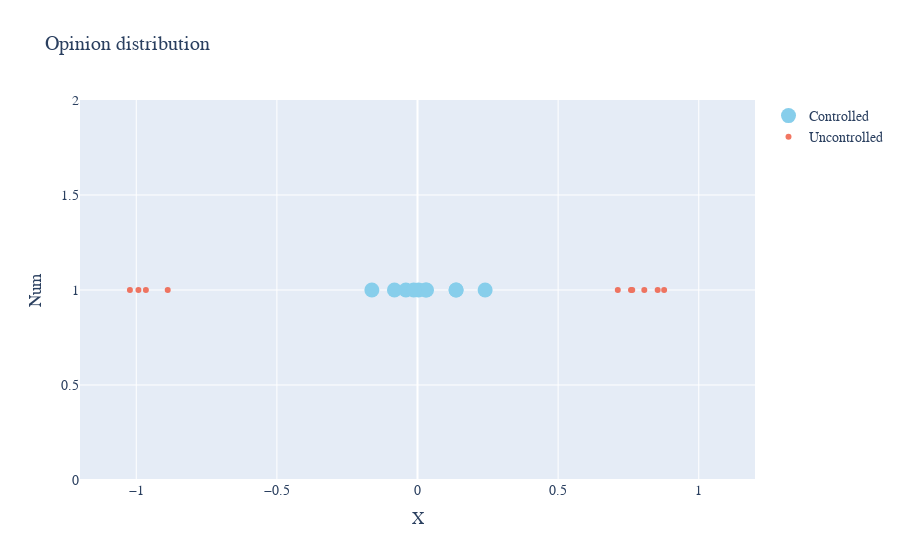

Source (notebook cell):
### Code cell
fig = make_subplots(rows=1, cols=1)
fig.add_trace(go.Scatter(x=c_xs[:, -1].flatten(), y=np.ones(eq.var_dim-1),
                         mode='markers',
                         name="Controlled", marker=dict(color='SkyBlue', size=15)), row=1, col=1)
fig.add_trace(go.Scatter(x=uc_xs[:, -1].flatten(), y=np.ones(eq.var_dim-1),
                         mode='markers',
                         name="Uncontrolled", opacity=0.8), row=1, col=1)
fig.update_layout(
    title="Opinion distribution",
    xaxis_title="X",
    yaxis_title="Num",
    xaxis_range=[-1.2,1.2],
    font=dict(
        family="Courier New, monospace",
        size=14
    )
)
fig.show()

### Figure 1 — Plotly figure (JSON) as saved in the notebook; plotly's stock layout.template omitted (floating-point values rounded to 4 significant figures)
{"data": [{"marker": {"color": "SkyBlue", "size": 15}, "mode": "markers", "name": "Controlled", "type": "scatter", "x": [0.003649, 0.1372, 0.02877, -0.1623, -0.04137, 0.2404, 0.1371, 0.03216, -0.08199, -0.01328], "xaxis": "x", "y": [1, 1, 1, 1, 1, 1, 1, 1, 1, 1], "yaxis": "y"}, {"mode": "markers", "name": "Uncontrolled", "opacity": 0.8, "type": "scatter", "x": [-0.9657, -1.023, -0.9923, -0.8881, 0.7121, 0.854, 0.7591, 0.8064, 0.8769, 0.7635], "xaxis": "x", "y": [1, 1, 1, 1, 1, 1, 1, 1, 1, 1], "yaxis": "y"}], "layout": {"font": {"family": "Courier New, monospace", "size": 14}, "title": {"text": "Opinion distribution"}, "xaxis": {"anchor": "y", "domain": [0, 1], "range": [-1.2, 1.2], "title": {"text": "X"}}, "yaxis": {"anchor": "x", "domain": [0, 1], "title": {"text": "Num"}}}}
